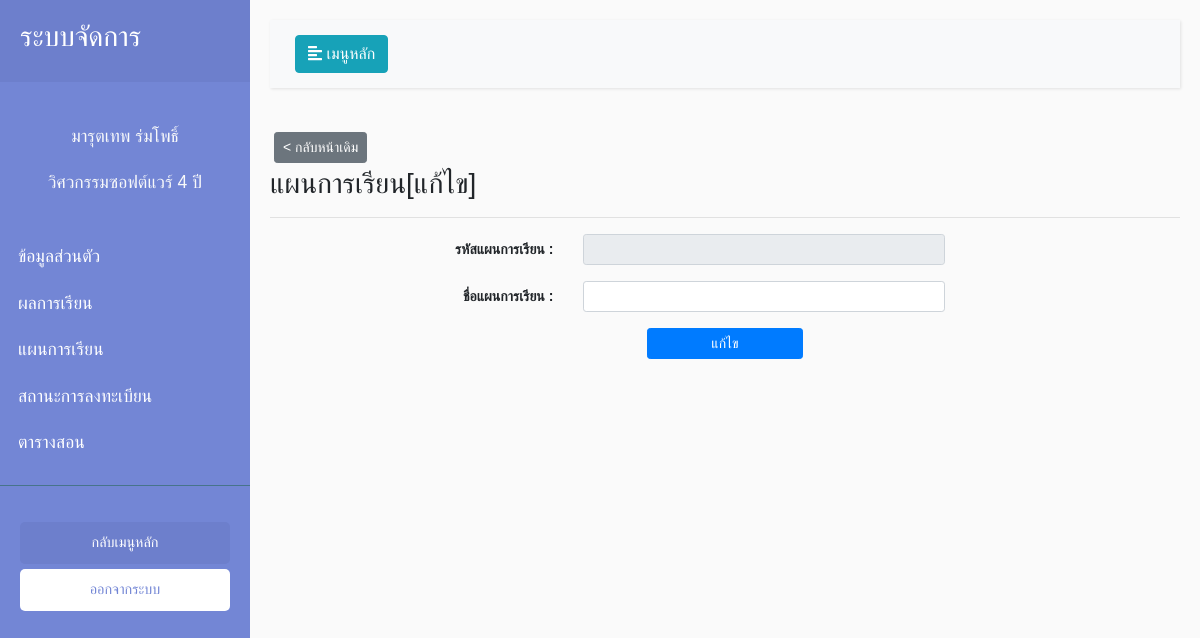
Page /SE_System/view/subjects/course/AddEditCourse.php?CosCode=12345 on the earlier database version.
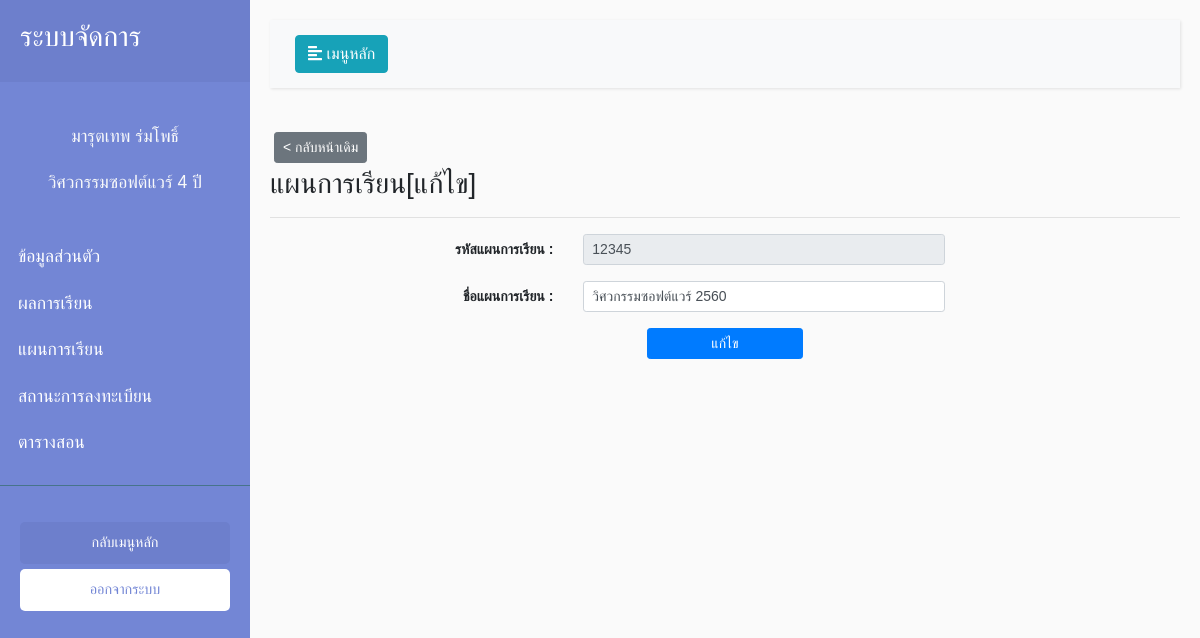
Same page on the later database version.
### tables this page shows
CREATE TABLE `coursename_tb` (
  `Cos_code` varchar(10) NOT NULL,
  `Cos_name` varchar(255) NOT NULL
);

### SE_System/view/subjects/course/AddEditCourse.php (the view, shortened to what this page needs)
<?php
include_once('../../../model/connect.php');
$sql =  "SELECT * FROM `coursename_tb` WHERE Cos_code = '".$_GET['CosCode']."'";
$query = $conn->query($sql);
$result = $query->FETCH_ASSOC();
?>
<!DOCTYPE html>
<html>
<head>
    <link rel="stylesheet" href="https://stackpath.bootstrapcdn.com/bootstrap/4.1.0/css/bootstrap.min.css"
>
    <link rel="stylesheet" href="../../../Style.css">
</head>
<body class="setfont">
    <div class="wrapper">
        <nav id="sidebar">
            <div class="sidebar-header">
                <h3>ระบบจัดการ</h3>
            </div>
            <p class="text-center text-light mt-3 setfont">มารุตเทพ ร่มโพธิ์</p>
            <p class="text-center text-light setfont">วิศวกรรมซอฟต์แวร์ 4 ปี</p>
            <ul class="list-unstyled components pl-2">
                <li>
                    <a href="/SE_System/view/profile/EditProfile.html">ข้อมูลส่วนตัว</a>
                </li>
                <li>
                    <a href="/SE_System/view/grade/gradeStudent.html">ผลการเรียน</a>
                </li>
                <li>
                    <a href="/SE_System/Edittranscript2.php">แผนการเรียน</a>
                </li>
                <li>
                    <a href="/Manager/subjects.html">สถานะการลงทะเบียน</a>
                </li>
                <li>
                    <a href="/SE_System/view/schedule/editSchedule.html">ตารางสอน</a>
                </li>
            </ul>
            <ul class="list-unstyled CTAs">
                <li>
                    <a href="../../index.html" class="article">กลับเมนูหลัก</a>
                </li>
                <li>
                    <a href="../../control/login/logout.php" class="download">ออกจากระบบ</a>
                </li>
            </ul>
        </nav>
        <div id="content">
            <nav class="navbar navbar-expand-lg navbar-light bg-light">
                <div class="container-fluid">
                    <button type="button" id="sidebarCollapse" class="btn btn-info">
                        <i class="fas fa-align-left"></i>
                        <span>เมนูหลัก</span>
                    </button>
                </div>
            </nav>
            <a class="btn btn-sm btn-secondary m-1" href="../edprograms/Main.php"> < กลับหน้าเดิม</a>
<h3><?php if($_GET['CosCode']) { ?> แผนการเรียน[แก้ไข] <?php } else{ ?> แผนการเรียน[เพิ่ม] <?php } ?></h3>
            <hr>
            <form action="../../../control/course/AddEditCourse.php" method="POST">
                <div class="form-group row">
                    <label for="courseCode"
                        class="col-sm-4 text-right col-form-label col-form-label-sm font-weight-bold">รหัสแผนการเรียน
                        :</label>
                    <div class="col-sm-5">
                        <input type="name" class="form-control form-control-sm" name="courseCode" id="courseCode"
                        <?php if($_GET['CosCode']) { ?> disabled <?php } else{  } ?>
                        <?php if($_GET['CosCode']){ ?> value="<?php echo $result['Cos_code'] ?>" <?php }else{} ?> >
                    </div>
                </div>
                <div class="form-group row">
                    <label for="courseName"
                        class="col-sm-4 text-right col-form-label col-form-label-sm font-weight-bold">ชื่อแผนการเรียน : </label>
                    <div class="col-sm-5">
                        <input type="bbb" class="form-control form-control-sm" name="courseName" id="courseName" required
                        <?php if($_GET['CosCode']){ ?> value="<?php echo $result['Cos_name'] ?>" <?php }else{} ?> >
                    </div>
                </div>
                <div class="row">
                        <button name="<?php if($_GET['CosCode']) {echo "edit";} else{ echo "add";} ?>" <?php if($_GET['CosCode']) { ?> value="<?php echo $_GET['CosCode']; ?>" <?php } else{ ?> value="add" <?php } ?>  type="submit" class="btn btn-sm btn-primary mx-auto col-2">
                            <?php if($_GET['CosCode']) { ?> แก้ไข <?php } else{ ?> บันทึก <?php } ?></button>
                    </div>
            </form>
        </div>
</body>
</html>

Differences in the rows shown:
added coursename_tb: courseCode "12345", courseName "วิศวกรรมซอฟต์แวร์ 2560"
